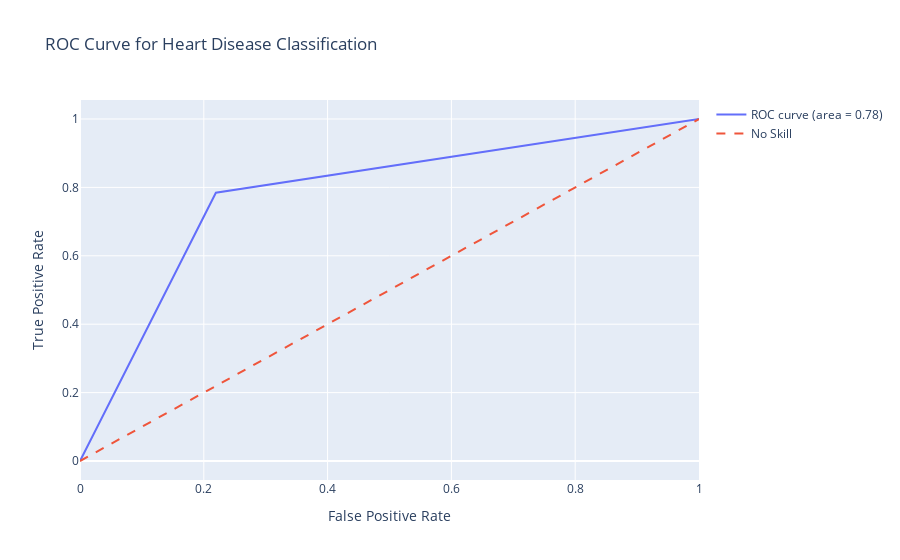

Notebook cell for this chart:
### Code cell
y_pred_proba = model.predict_proba(X_test)[:, 1]
fpr, tpr, thresholds = roc_curve(y_test, y_pred_proba)
roc_auc = auc(fpr, tpr)

fig = go.Figure()

fig.add_trace(go.Scatter(x=fpr, y=tpr, mode='lines', name='ROC curve (area = %0.2f)' % roc_auc))

fig.add_trace(go.Scatter(x=[0, 1], y=[0, 1], mode='lines', name='No Skill', line=dict(dash='dash')))

fig.update_layout(
    title='ROC Curve for Heart Disease Classification',
    xaxis_title='False Positive Rate',
    yaxis_title='True Positive Rate',
    showlegend=True
)

# Show the plot
fig.show()

### Figure 1 — Plotly figure (JSON) as saved in the notebook; plotly's stock layout.template omitted (floating-point values rounded to 4 significant figures)
{"data": [{"mode": "lines", "name": "ROC curve (area = 0.78)", "type": "scatter", "x": [0, 0.2195, 1], "y": [0, 0.7843, 1]}, {"line": {"dash": "dash"}, "mode": "lines", "name": "No Skill", "type": "scatter", "x": [0, 1], "y": [0, 1]}], "layout": {"showlegend": true, "title": {"text": "ROC Curve for Heart Disease Classification"}, "xaxis": {"title": {"text": "False Positive Rate"}}, "yaxis": {"title": {"text": "True Positive Rate"}}}}
